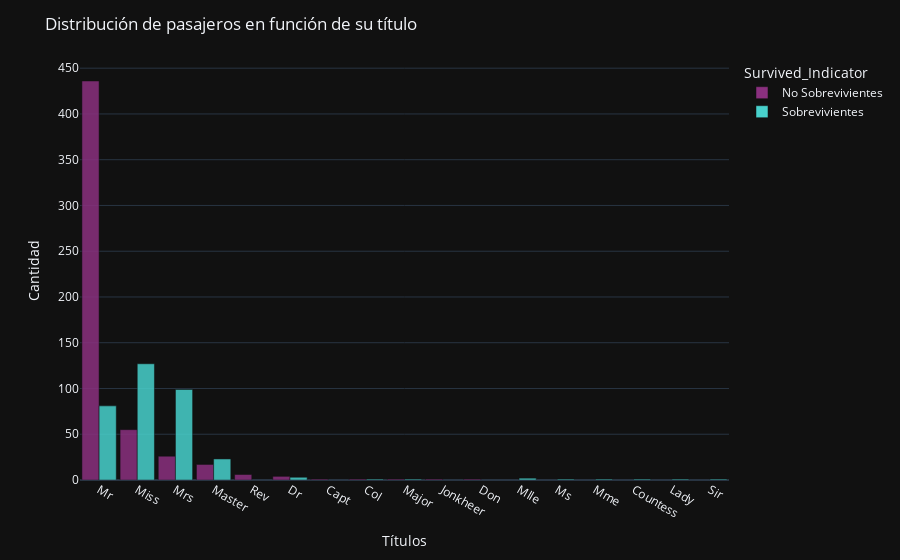

Notebook source saved alongside this figure:
### Code cell
# ANALISIS DE SOBREVIVIENTES SEGUN EL TITULO

""" Esta función extrae de la columna Name el título con el que el pasajero se identificaba"""

import re
def get_title(name): 

    title_search = re.search(' ([A-Za-z]+)\.', name)
    if title_search:
        return title_search.group(1)
    return 

# Aplicamos la función para generar una nueva columna con el título
df['Title'] = df['Name'].apply(get_title) 
# Agrupamos por la columnaSurvived y TiTle para tener asi las cantidades de titulos en los sobrevivientes.
survived_by_title = df[['Survived_Indicator','Title']].value_counts().reset_index()

fig = px.bar(survived_by_title, x='Title',y='count', color='Survived_Indicator',
             color_discrete_sequence=colorx, opacity=0.85,template='plotly_dark')

fig.update_layout(
    title='Distribución de pasajeros en función de su título',
    xaxis=dict(title='Títulos'),
    yaxis=dict(title='Cantidad'),
    bargap=0.1,
    showlegend=True,
    barmode='group' 
)

fig.show()

survived_by_title.head()

### Figure 1 — Plotly figure (JSON) as saved in the notebook; plotly's stock layout.template omitted (floating-point values rounded to 4 significant figures)
{"data": [{"alignmentgroup": "True", "hovertemplate": "Survived_Indicator=No Sobrevivientes<br>Title=%{x}<br>count=%{y}<extra></extra>", "legendgroup": "No Sobrevivientes", "marker": {"color": "#8A307F", "opacity": 0.85, "pattern": {"shape": ""}}, "name": "No Sobrevivientes", "offsetgroup": "No Sobrevivientes", "orientation": "v", "showlegend": true, "textposition": "auto", "type": "bar", "x": ["Mr", "Miss", "Mrs", "Master", "Rev", "Dr", "Capt", "Col", "Major", "Jonkheer", "Don"], "xaxis": "x", "y": [436, 55, 26, 17, 6, 4, 1, 1, 1, 1, 1], "yaxis": "y"}, {"alignmentgroup": "True", "hovertemplate": "Survived_Indicator=Sobrevivientes<br>Title=%{x}<br>count=%{y}<extra></extra>", "legendgroup": "Sobrevivientes", "marker": {"color": "MEDIUMturquoise", "opacity": 0.85, "pattern": {"shape": ""}}, "name": "Sobrevivientes", "offsetgroup": "Sobrevivientes", "orientation": "v", "showlegend": true, "textposition": "auto", "type": "bar", "x": ["Miss", "Mrs", "Mr", "Master", "Dr", "Mlle", "Ms", "Mme", "Countess", "Major", "Lady", "Col", "Sir"], "xaxis": "x", "y": [127, 99, 81, 23, 3, 2, 1, 1, 1, 1, 1, 1, 1], "yaxis": "y"}], "layout": {"bargap": 0.1, "barmode": "group", "legend": {"title": {"text": "Survived_Indicator"}, "tracegroupgap": 0}, "margin": {"t": 60}, "showlegend": true, "title": {"text": "Distribución de pasajeros en función de su título"}, "xaxis": {"anchor": "y", "domain": [0, 1], "title": {"text": "Títulos"}}, "yaxis": {"anchor": "x", "domain": [0, 1], "title": {"text": "Cantidad"}}}}
